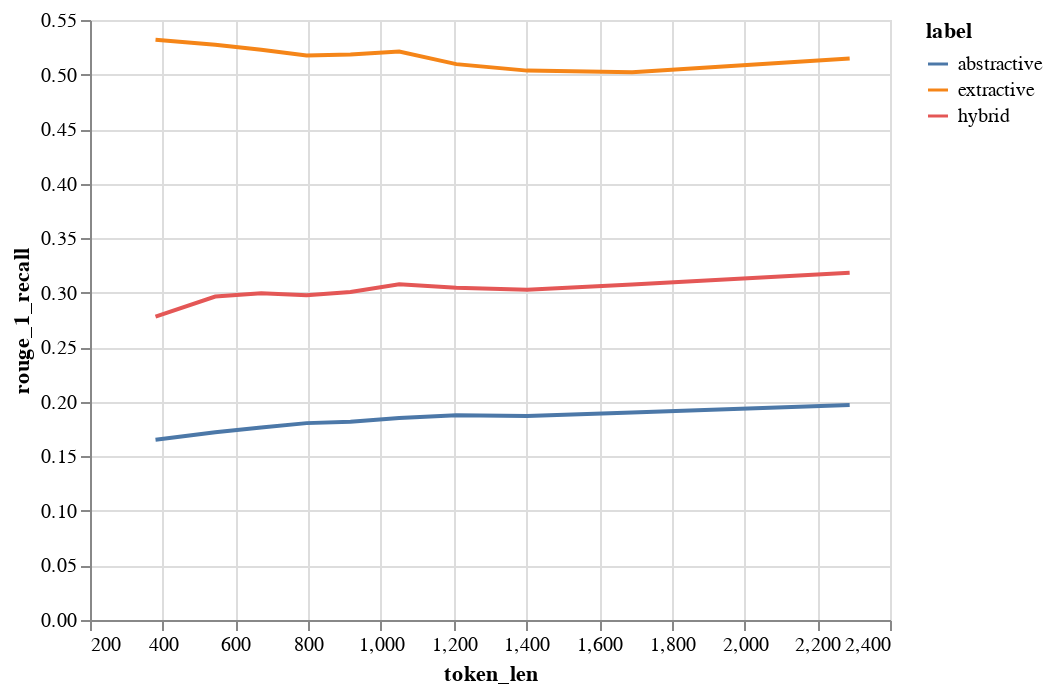

Here is the notebook cell this chart was saved with:
### Code cell
alt.Chart(binned_data).mark_line().encode(
    x='token_len',
    y='rouge_1_recall',
    color='label',
)

### Figure 1 — Vega-Lite specification as saved in the notebook (floating-point values rounded to 4 significant figures)
{"config": {"view": {"continuousWidth": 400, "continuousHeight": 300}}, "data": {"name": "data-87c9492c4b06ccd9bc080b772d51fe22"}, "mark": "line", "encoding": {"color": {"type": "nominal", "field": "label"}, "x": {"type": "quantitative", "field": "token_len"}, "y": {"type": "quantitative", "field": "rouge_1_recall"}}, "$schema": "https://vega.github.io/schema/vega-lite/v4.8.1.json", "datasets": {"data-87c9492c4b06ccd9bc080b772d51fe22": [{"token_bin": 0, "label": "abstractive", "doc_id": 6800.0, "char_len": 1383.0, "word_len": 259.2, "token_len": 380.2, "rouge_1_recall": 0.1653, "rouge_1_recall_cb": 0.1653, "rouge_1_recall_ce": 0.1653, "rouge_1_precision": 0.3795, "rouge_1_precision_cb": 0.3795, "rouge_1_precision_ce": 0.3795, "rouge_1_f_score": 0.224, "rouge_1_f_score_cb": 0.224, "rouge_1_f_score_ce": 0.224, "rouge_2_recall": 0.02516, "rouge_2_recall_cb": 0.02516, "rouge_2_recall_ce": 0.02516, "rouge_2_precision": 0.05936, "rouge_2_precision_cb": 0.05936, "rouge_2_precision_ce": 0.05936, "rouge_2_f_score": 0.03435, "rouge_2_f_score_cb": 0.03435, "rouge_2_f_score_ce": 0.03435, "rouge_l_recall": 0.1106, "rouge_l_recall_cb": 0.1106, "rouge_l_recall_ce": 0.1106, "rouge_l_precision": 0.2522, "rouge_l_precision_cb": 0.2522, "rouge_l_precision_ce": 0.2522, "rouge_l_f_score": 0.1495, "rouge_l_f_score_cb": 0.1495, "rouge_l_f_score_ce": 0.1495}, {"token_bin": 0, "label": "extractive", "doc_id": 6800.0, "char_len": 1383.0, "word_len": 259.2, "token_len": 380.2, "rouge_1_recall": 0.5319, "rouge_1_recall_cb": 0.5319, "rouge_1_recall_ce": 0.5319, "rouge_1_precision": 0.3126, "rouge_1_precision_cb": 0.3126, "rouge_1_precision_ce": 0.3126, "rouge_1_f_score": 0.3778, "rouge_1_f_score_cb": 0.3778, "rouge_1_f_score_ce": 0.3778, "rouge_2_recall": 0.2784, "rouge_2_recall_cb": 0.2784, "rouge_2_recall_ce": 0.2784, "rouge_2_precision": 0.1585, "rouge_2_precision_cb": 0.1585, "rouge_2_precision_ce": 0.1585, "rouge_2_f_score": 0.1931, "rouge_2_f_score_cb": 0.1931, "rouge_2_f_score_ce": 0.1931, "rouge_l_recall": 0.4739, "rouge_l_recall_cb": 0.4739, "rouge_l_recall_ce": 0.4739, "rouge_l_precision": 0.2761, "rouge_l_precision_cb": 0.2761, "rouge_l_precision_ce": 0.2761, "rouge_l_f_score": 0.3346, "rouge_l_f_score_cb": 0.3346, "rouge_l_f_score_ce": 0.3346}, {"token_bin": 0, "label": "hybrid", "doc_id": 6800.0, "char_len": 1383.0, "word_len": 259.2, "token_len": 380.2, "rouge_1_recall": 0.2782, "rouge_1_recall_cb": 0.2782, "rouge_1_recall_ce": 0.2782, "rouge_1_precision": 0.3615, "rouge_1_precision_cb": 0.3615, "rouge_1_precision_ce": 0.3615, "rouge_1_f_score": 0.2958, "rouge_1_f_score_cb": 0.2958, "rouge_1_f_score_ce": 0.2958, "rouge_2_recall": 0.07789, "rouge_2_recall_cb": 0.07789, "rouge_2_recall_ce": 0.07789, "rouge_2_precision": 0.09997, "rouge_2_precision_cb": 0.09997, "rouge_2_precision_ce": 0.09997, "rouge_2_f_score": 0.08156, "rouge_2_f_score_cb": 0.08156, "rouge_2_f_score_ce": 0.08156, "rouge_l_recall": 0.2111, "rouge_l_recall_cb": 0.2111, "rouge_l_recall_ce": 0.2111, "rouge_l_precision": 0.2705, "rouge_l_precision_cb": 0.2705, "rouge_l_precision_ce": 0.2705, "rouge_l_f_score": 0.2228, "rouge_l_f_score_cb": 0.2228, "rouge_l_f_score_ce": 0.2228}, {"token_bin": 1, "label": "abstractive", "doc_id": 6557.0, "char_len": 1983.0, "word_len": 375.7, "token_len": 544.5, "rouge_1_recall": 0.1722, "rouge_1_recall_cb": 0.1722, "rouge_1_recall_ce": 0.1722, "rouge_1_precision": 0.3656, "rouge_1_precision_cb": 0.3656, "rouge_1_precision_ce": 0.3656, "rouge_1_f_score": 0.228, "rouge_1_f_score_cb": 0.228, "rouge_1_f_score_ce": 0.228, "rouge_2_recall": 0.02291, "rouge_2_recall_cb": 0.02291, "rouge_2_recall_ce": 0.02291, "rouge_2_precision": 0.04863, "rouge_2_precision_cb": 0.04863, "rouge_2_precision_ce": 0.04863, "rouge_2_f_score": 0.03032, "rouge_2_f_score_cb": 0.03032, "rouge_2_f_score_ce": 0.03032, "rouge_l_recall": 0.1121, "rouge_l_recall_cb": 0.1121, "rouge_l_recall_ce": 0.1121, "rouge_l_precision": 0.2365, "rouge_l_precision_cb": 0.2365, "rouge_l_precision_ce": 0.2365, "rouge_l_f_score": 0.1481, "rouge_l_f_score_cb": 0.1481, "rouge_l_f_score_ce": 0.1481}, {"token_bin": 1, "label": "extractive", "doc_id": 6557.0, "char_len": 1983.0, "word_len": 375.7, "token_len": 544.5, "rouge_1_recall": 0.5274, "rouge_1_recall_cb": 0.5274, "rouge_1_recall_ce": 0.5274, "rouge_1_precision": 0.291, "rouge_1_precision_cb": 0.291, "rouge_1_precision_ce": 0.291, "rouge_1_f_score": 0.3612, "rouge_1_f_score_cb": 0.3612, "rouge_1_f_score_ce": 0.3612, "rouge_2_recall": 0.2672, "rouge_2_recall_cb": 0.2672, "rouge_2_recall_ce": 0.2672, "rouge_2_precision": 0.1409, "rouge_2_precision_cb": 0.1409, "rouge_2_precision_ce": 0.1409, "rouge_2_f_score": 0.1773, "rouge_2_f_score_cb": 0.1773, "rouge_2_f_score_ce": 0.1773, "rouge_l_recall": 0.4653, "rouge_l_recall_cb": 0.4653, "rouge_l_recall_ce": 0.4653, "rouge_l_precision": 0.2542, "rouge_l_precision_cb": 0.2542, "rouge_l_precision_ce": 0.2542, "rouge_l_f_score": 0.3166, "rouge_l_f_score_cb": 0.3166, "rouge_l_f_score_ce": 0.3166}, {"token_bin": 1, "label": "hybrid", "doc_id": 6557.0, "char_len": 1983.0, "word_len": 375.7, "token_len": 544.5, "rouge_1_recall": 0.2965, "rouge_1_recall_cb": 0.2965, "rouge_1_recall_ce": 0.2965, "rouge_1_precision": 0.3406, "rouge_1_precision_cb": 0.3406, "rouge_1_precision_ce": 0.3406, "rouge_1_f_score": 0.299, "rouge_1_f_score_cb": 0.299, "rouge_1_f_score_ce": 0.299, "rouge_2_recall": 0.08149, "rouge_2_recall_cb": 0.08149, "rouge_2_recall_ce": 0.08149, "rouge_2_precision": 0.08927, "rouge_2_precision_cb": 0.08927, "rouge_2_precision_ce": 0.08927, "rouge_2_f_score": 0.07993, "rouge_2_f_score_cb": 0.07993, "rouge_2_f_score_ce": 0.07993, "rouge_l_recall": 0.2247, "rouge_l_recall_cb": 0.2247, "rouge_l_recall_ce": 0.2247, "rouge_l_precision": 0.2541, "rouge_l_precision_cb": 0.2541, "rouge_l_precision_ce": 0.2541, "rouge_l_f_score": 0.2246, "rouge_l_f_score_cb": 0.2246, "rouge_l_f_score_ce": 0.2246}, {"token_bin": 2, "label": "abstractive", "doc_id": 6761.0, "char_len": 2456.0, "word_len": 465.3, "token_len": 670.8, "rouge_1_recall": 0.1764, "rouge_1_recall_cb": 0.1764, "rouge_1_recall_ce": 0.1764, "rouge_1_precision": 0.3597, "rouge_1_precision_cb": 0.3597, "rouge_1_precision_ce": 0.3597, "rouge_1_f_score": 0.2301, "rouge_1_f_score_cb": 0.2301, "rouge_1_f_score_ce": 0.2301, "rouge_2_recall": 0.02203, "rouge_2_recall_cb": 0.02203, "rouge_2_recall_ce": 0.02203, "rouge_2_precision": 0.04474, "rouge_2_precision_cb": 0.04474, "rouge_2_precision_ce": 0.04474, "rouge_2_f_score": 0.02871, "rouge_2_f_score_cb": 0.02871, "rouge_2_f_score_ce": 0.02871, "rouge_l_recall": 0.114, "rouge_l_recall_cb": 0.114, "rouge_l_recall_ce": 0.114, "rouge_l_precision": 0.2313, "rouge_l_precision_cb": 0.2313, "rouge_l_precision_ce": 0.2313, "rouge_l_f_score": 0.1484, "rouge_l_f_score_cb": 0.1484, "rouge_l_f_score_ce": 0.1484}, {"token_bin": 2, "label": "extractive", "doc_id": 6761.0, "char_len": 2456.0, "word_len": 465.3, "token_len": 670.8, "rouge_1_recall": 0.5227, "rouge_1_recall_cb": 0.5227, "rouge_1_recall_ce": 0.5227, "rouge_1_precision": 0.2745, "rouge_1_precision_cb": 0.2745, "rouge_1_precision_ce": 0.2745, "rouge_1_f_score": 0.3459, "rouge_1_f_score_cb": 0.3459, "rouge_1_f_score_ce": 0.3459, "rouge_2_recall": 0.2623, "rouge_2_recall_cb": 0.2623, "rouge_2_recall_ce": 0.2623, "rouge_2_precision": 0.1301, "rouge_2_precision_cb": 0.1301, "rouge_2_precision_ce": 0.1301, "rouge_2_f_score": 0.167, "rouge_2_f_score_cb": 0.167, "rouge_2_f_score_ce": 0.167, "rouge_l_recall": 0.4658, "rouge_l_recall_cb": 0.4658, "rouge_l_recall_ce": 0.4658, "rouge_l_precision": 0.242, "rouge_l_precision_cb": 0.242, "rouge_l_precision_ce": 0.242, "rouge_l_f_score": 0.306, "rouge_l_f_score_cb": 0.306, "rouge_l_f_score_ce": 0.306}, {"token_bin": 2, "label": "hybrid", "doc_id": 6761.0, "char_len": 2456.0, "word_len": 465.3, "token_len": 670.8, "rouge_1_recall": 0.2995, "rouge_1_recall_cb": 0.2995, "rouge_1_recall_ce": 0.2995, "rouge_1_precision": 0.3235, "rouge_1_precision_cb": 0.3235, "rouge_1_precision_ce": 0.3235, "rouge_1_f_score": 0.2925, "rouge_1_f_score_cb": 0.2925, "rouge_1_f_score_ce": 0.2925, "rouge_2_recall": 0.08059, "rouge_2_recall_cb": 0.08059, "rouge_2_recall_ce": 0.08059, "rouge_2_precision": 0.08287, "rouge_2_precision_cb": 0.08287, "rouge_2_precision_ce": 0.08287, "rouge_2_f_score": 0.07646, "rouge_2_f_score_cb": 0.07646, "rouge_2_f_score_ce": 0.07646, "rouge_l_recall": 0.2283, "rouge_l_recall_cb": 0.2283, "rouge_l_recall_ce": 0.2283, "rouge_l_precision": 0.2432, "rouge_l_precision_cb": 0.2432, "rouge_l_precision_ce": 0.2432, "rouge_l_f_score": 0.2212, "rouge_l_f_score_cb": 0.2212, "rouge_l_f_score_ce": 0.2212}, {"token_bin": 3, "label": "abstractive", "doc_id": 6560.0, "char_len": 2921.0, "word_len": 555.4, "token_len": 795.6, "rouge_1_recall": 0.1805, "rouge_1_recall_cb": 0.1805, "rouge_1_recall_ce": 0.1805, "rouge_1_precision": 0.3569, "rouge_1_precision_cb": 0.3569, "rouge_1_precision_ce": 0.3569, "rouge_1_f_score": 0.2332, "rouge_1_f_score_cb": 0.2332, "rouge_1_f_score_ce": 0.2332, "rouge_2_recall": 0.02182, "rouge_2_recall_cb": 0.02182, "rouge_2_recall_ce": 0.02182, "rouge_2_precision": 0.04306, "rouge_2_precision_cb": 0.04306, "rouge_2_precision_ce": 0.04306, "rouge_2_f_score": 0.02814, "rouge_2_f_score_cb": 0.02814, "rouge_2_f_score_ce": 0.02814, "rouge_l_recall": 0.1156, "rouge_l_recall_cb": 0.1156, "rouge_l_recall_ce": 0.1156, "rouge_l_precision": 0.228, "rouge_l_precision_cb": 0.228, "rouge_l_precision_ce": 0.228, "rouge_l_f_score": 0.1493, "rouge_l_f_score_cb": 0.1493, "rouge_l_f_score_ce": 0.1493}, {"token_bin": 3, "label": "extractive", "doc_id": 6560.0, "char_len": 2921.0, "word_len": 555.4, "token_len": 795.6, "rouge_1_recall": 0.5175, "rouge_1_recall_cb": 0.5175, "rouge_1_recall_ce": 0.5175, "rouge_1_precision": 0.2647, "rouge_1_precision_cb": 0.2647, "rouge_1_precision_ce": 0.2647, "rouge_1_f_score": 0.3361, "rouge_1_f_score_cb": 0.3361, "rouge_1_f_score_ce": 0.3361, "rouge_2_recall": 0.2502, "rouge_2_recall_cb": 0.2502, "rouge_2_recall_ce": 0.2502, "rouge_2_precision": 0.1218, "rouge_2_precision_cb": 0.1218, "rouge_2_precision_ce": 0.1218, "rouge_2_f_score": 0.1567, "rouge_2_f_score_cb": 0.1567, "rouge_2_f_score_ce": 0.1567, "rouge_l_recall": 0.4599, "rouge_l_recall_cb": 0.4599, "rouge_l_recall_ce": 0.4599, "rouge_l_precision": 0.233, "rouge_l_precision_cb": 0.233, "rouge_l_precision_ce": 0.233, "rouge_l_f_score": 0.2967, "rouge_l_f_score_cb": 0.2967, "rouge_l_f_score_ce": 0.2967}, {"token_bin": 3, "label": "hybrid", "doc_id": 6560.0, "char_len": 2921.0, "word_len": 555.4, "token_len": 795.6, "rouge_1_recall": 0.2976, "rouge_1_recall_cb": 0.2976, "rouge_1_recall_ce": 0.2976, "rouge_1_precision": 0.3164, "rouge_1_precision_cb": 0.3164, "rouge_1_precision_ce": 0.3164, "rouge_1_f_score": 0.2889, "rouge_1_f_score_cb": 0.2889, "rouge_1_f_score_ce": 0.2889, "rouge_2_recall": 0.07606, "rouge_2_recall_cb": 0.07606, "rouge_2_recall_ce": 0.07606, "rouge_2_precision": 0.07681, "rouge_2_precision_cb": 0.07681, "rouge_2_precision_ce": 0.07681, "rouge_2_f_score": 0.07159, "rouge_2_f_score_cb": 0.07159, "rouge_2_f_score_ce": 0.07159, "rouge_l_recall": 0.2249, "rouge_l_recall_cb": 0.2249, "rouge_l_recall_ce": 0.2249, "rouge_l_precision": 0.2352, "rouge_l_precision_cb": 0.2352, "rouge_l_precision_ce": 0.2352, "rouge_l_f_score": 0.2162, "rouge_l_f_score_cb": 0.2162, "rouge_l_f_score_ce": 0.2162}, {"token_bin": 4, "label": "abstractive", "doc_id": 6597.0, "char_len": 3356.0, "word_len": 638.1, "token_len": 916.3, "rouge_1_recall": 0.1817, "rouge_1_recall_cb": 0.1817, "rouge_1_recall_ce": 0.1817, "rouge_1_precision": 0.3548, "rouge_1_precision_cb": 0.3548, "rouge_1_precision_ce": 0.3548, "rouge_1_f_score": 0.2339, "rouge_1_f_score_cb": 0.2339, "rouge_1_f_score_ce": 0.2339, "rouge_2_recall": 0.0216, "rouge_2_recall_cb": 0.0216, "rouge_2_recall_ce": 0.0216, "rouge_2_precision": 0.04205, "rouge_2_precision_cb": 0.04205, "rouge_2_precision_ce": 0.04205, "rouge_2_f_score": 0.02777, "rouge_2_f_score_cb": 0.02777, "rouge_2_f_score_ce": 0.02777, "rouge_l_recall": 0.1162, "rouge_l_recall_cb": 0.1162, "rouge_l_recall_ce": 0.1162, "rouge_l_precision": 0.2265, "rouge_l_precision_cb": 0.2265, "rouge_l_precision_ce": 0.2265, "rouge_l_f_score": 0.1496, "rouge_l_f_score_cb": 0.1496, "rouge_l_f_score_ce": 0.1496}, {"token_bin": 4, "label": "extractive", "doc_id": 6597.0, "char_len": 3356.0, "word_len": 638.1, "token_len": 916.3, "rouge_1_recall": 0.5184, "rouge_1_recall_cb": 0.5184, "rouge_1_recall_ce": 0.5184, "rouge_1_precision": 0.2605, "rouge_1_precision_cb": 0.2605, "rouge_1_precision_ce": 0.2605, "rouge_1_f_score": 0.3337, "rouge_1_f_score_cb": 0.3337, "rouge_1_f_score_ce": 0.3337, "rouge_2_recall": 0.2465, "rouge_2_recall_cb": 0.2465, "rouge_2_recall_ce": 0.2465, "rouge_2_precision": 0.117, "rouge_2_precision_cb": 0.117, "rouge_2_precision_ce": 0.117, "rouge_2_f_score": 0.1522, "rouge_2_f_score_cb": 0.1522, "rouge_2_f_score_ce": 0.1522, "rouge_l_recall": 0.4569, "rouge_l_recall_cb": 0.4569, "rouge_l_recall_ce": 0.4569, "rouge_l_precision": 0.2275, "rouge_l_precision_cb": 0.2275, "rouge_l_precision_ce": 0.2275, "rouge_l_f_score": 0.2922, "rouge_l_f_score_cb": 0.2922, "rouge_l_f_score_ce": 0.2922}, {"token_bin": 4, "label": "hybrid", "doc_id": 6597.0, "char_len": 3356.0, "word_len": 638.1, "token_len": 916.3, "rouge_1_recall": 0.3006, "rouge_1_recall_cb": 0.3006, "rouge_1_recall_ce": 0.3006, "rouge_1_precision": 0.3156, "rouge_1_precision_cb": 0.3156, "rouge_1_precision_ce": 0.3156, "rouge_1_f_score": 0.2902, "rouge_1_f_score_cb": 0.2902, "rouge_1_f_score_ce": 0.2902, "rouge_2_recall": 0.07548, "rouge_2_recall_cb": 0.07548, "rouge_2_recall_ce": 0.07548, "rouge_2_precision": 0.07504, "rouge_2_precision_cb": 0.07504, "rouge_2_precision_ce": 0.07504, "rouge_2_f_score": 0.07044, "rouge_2_f_score_cb": 0.07044, "rouge_2_f_score_ce": 0.07044, "rouge_l_recall": 0.2284, "rouge_l_recall_cb": 0.2284, "rouge_l_recall_ce": 0.2284, "rouge_l_precision": 0.2358, "rouge_l_precision_cb": 0.2358, "rouge_l_precision_ce": 0.2358, "rouge_l_f_score": 0.2184, "rouge_l_f_score_cb": 0.2184, "rouge_l_f_score_ce": 0.2184}, {"token_bin": 5, "label": "abstractive", "doc_id": 6752.0, "char_len": 3844.0, "word_len": 731.1, "token_len": 1050.0, "rouge_1_recall": 0.1852, "rouge_1_recall_cb": 0.1852, "rouge_1_recall_ce": 0.1852, "rouge_1_precision": 0.3529, "rouge_1_precision_cb": 0.3529, "rouge_1_precision_ce": 0.3529, "rouge_1_f_score": 0.2363, "rouge_1_f_score_cb": 0.2363, "rouge_1_f_score_ce": 0.2363, "rouge_2_recall": 0.02217, "rouge_2_recall_cb": 0.02217, "rouge_2_recall_ce": 0.02217, "rouge_2_precision": 0.04235, "rouge_2_precision_cb": 0.04235, "rouge_2_precision_ce": 0.04235, "rouge_2_f_score": 0.02828, "rouge_2_f_score_cb": 0.02828, "rouge_2_f_score_ce": 0.02828, "rouge_l_recall": 0.118, "rouge_l_recall_cb": 0.118, "rouge_l_recall_ce": 0.118, "rouge_l_precision": 0.2242, "rouge_l_precision_cb": 0.2242, "rouge_l_precision_ce": 0.2242, "rouge_l_f_score": 0.1504, "rouge_l_f_score_cb": 0.1504, "rouge_l_f_score_ce": 0.1504}, {"token_bin": 5, "label": "extractive", "doc_id": 6752.0, "char_len": 3844.0, "word_len": 731.1, "token_len": 1050.0, "rouge_1_recall": 0.5211, "rouge_1_recall_cb": 0.5211, "rouge_1_recall_ce": 0.5211, "rouge_1_precision": 0.2612, "rouge_1_precision_cb": 0.2612, "rouge_1_precision_ce": 0.2612, "rouge_1_f_score": 0.3346, "rouge_1_f_score_cb": 0.3346, "rouge_1_f_score_ce": 0.3346, "rouge_2_recall": 0.2569, "rouge_2_recall_cb": 0.2569, "rouge_2_recall_ce": 0.2569, "rouge_2_precision": 0.1228, "rouge_2_precision_cb": 0.1228, "rouge_2_precision_ce": 0.1228, "rouge_2_f_score": 0.1593, "rouge_2_f_score_cb": 0.1593, "rouge_2_f_score_ce": 0.1593, "rouge_l_recall": 0.4621, "rouge_l_recall_cb": 0.4621, "rouge_l_recall_ce": 0.4621, "rouge_l_precision": 0.2298, "rouge_l_precision_cb": 0.2298, "rouge_l_precision_ce": 0.2298, "rouge_l_f_score": 0.2951, "rouge_l_f_score_cb": 0.2951, "rouge_l_f_score_ce": 0.2951}, {"token_bin": 5, "label": "hybrid", "doc_id": 6752.0, "char_len": 3844.0, "word_len": 731.1, "token_len": 1050.0, "rouge_1_recall": 0.3078, "rouge_1_recall_cb": 0.3078, "rouge_1_recall_ce": 0.3078, "rouge_1_precision": 0.3119, "rouge_1_precision_cb": 0.3119, "rouge_1_precision_ce": 0.3119, "rouge_1_f_score": 0.292, "rouge_1_f_score_cb": 0.292, "rouge_1_f_score_ce": 0.292, "rouge_2_recall": 0.08023, "rouge_2_recall_cb": 0.08023, "rouge_2_recall_ce": 0.08023, "rouge_2_precision": 0.07624, "rouge_2_precision_cb": 0.07624, "rouge_2_precision_ce": 0.07624, "rouge_2_f_score": 0.07321, "rouge_2_f_score_cb": 0.07321, "rouge_2_f_score_ce": 0.07321, "rouge_l_recall": 0.2335, "rouge_l_recall_cb": 0.2335, "rouge_l_recall_ce": 0.2335, "rouge_l_precision": 0.2317, "rouge_l_precision_cb": 0.2317, "rouge_l_precision_ce": 0.2317, "rouge_l_f_score": 0.2188, "rouge_l_f_score_cb": 0.2188, "rouge_l_f_score_ce": 0.2188}, {"token_bin": 6, "label": "abstractive", "doc_id": 6693.0, "char_len": 4424.0, "word_len": 843.6, "token_len": 1207.0, "rouge_1_recall": 0.1876, "rouge_1_recall_cb": 0.1876, "rouge_1_recall_ce": 0.1876, "rouge_1_precision": 0.3488, "rouge_1_precision_cb": 0.3488, "rouge_1_precision_ce": 0.3488, "rouge_1_f_score": 0.237, "rouge_1_f_score_cb": 0.237, "rouge_1_f_score_ce": 0.237, "rouge_2_recall": 0.02174, "rouge_2_recall_cb": 0.02174, "rouge_2_recall_ce": 0.02174, "rouge_2_precision": 0.03986, "rouge_2_precision_cb": 0.03986, "rouge_2_precision_ce": 0.03986, "rouge_2_f_score": 0.02734, "rouge_2_f_score_cb": 0.02734, "rouge_2_f_score_ce": 0.02734, "rouge_l_recall": 0.1182, "rouge_l_recall_cb": 0.1182, "rouge_l_recall_ce": 0.1182, "rouge_l_precision": 0.2189, "rouge_l_precision_cb": 0.2189, "rouge_l_precision_ce": 0.2189, "rouge_l_f_score": 0.1491, "rouge_l_f_score_cb": 0.1491, "rouge_l_f_score_ce": 0.1491}, {"token_bin": 6, "label": "extractive", "doc_id": 6693.0, "char_len": 4424.0, "word_len": 843.6, "token_len": 1207.0, "rouge_1_recall": 0.5095, "rouge_1_recall_cb": 0.5095, "rouge_1_recall_ce": 0.5095, "rouge_1_precision": 0.2509, "rouge_1_precision_cb": 0.2509, "rouge_1_precision_ce": 0.2509, "rouge_1_f_score": 0.3217, "rouge_1_f_score_cb": 0.3217, "rouge_1_f_score_ce": 0.3217, "rouge_2_recall": 0.2319, "rouge_2_recall_cb": 0.2319, "rouge_2_recall_ce": 0.2319, "rouge_2_precision": 0.1088, "rouge_2_precision_cb": 0.1088, "rouge_2_precision_ce": 0.1088, "rouge_2_f_score": 0.1413, "rouge_2_f_score_cb": 0.1413, "rouge_2_f_score_ce": 0.1413, "rouge_l_recall": 0.4466, "rouge_l_recall_cb": 0.4466, "rouge_l_recall_ce": 0.4466, "rouge_l_precision": 0.2173, "rouge_l_precision_cb": 0.2173, "rouge_l_precision_ce": 0.2173, "rouge_l_f_score": 0.2797, "rouge_l_f_score_cb": 0.2797, "rouge_l_f_score_ce": 0.2797}, {"token_bin": 6, "label": "hybrid", "doc_id": 6693.0, "char_len": 4424.0, "word_len": 843.6, "token_len": 1207.0, "rouge_1_recall": 0.3046, "rouge_1_recall_cb": 0.3046, "rouge_1_recall_ce": 0.3046, "rouge_1_precision": 0.3014, "rouge_1_precision_cb": 0.3014, "rouge_1_precision_ce": 0.3014, "rouge_1_f_score": 0.2837, "rouge_1_f_score_cb": 0.2837, "rouge_1_f_score_ce": 0.2837, "rouge_2_recall": 0.07312, "rouge_2_recall_cb": 0.07312, "rouge_2_recall_ce": 0.07312, "rouge_2_precision": 0.0682, "rouge_2_precision_cb": 0.0682, "rouge_2_precision_ce": 0.0682, "rouge_2_f_score": 0.06579, "rouge_2_f_score_cb": 0.06579, "rouge_2_f_score_ce": 0.06579, "rouge_l_recall": 0.2299, "rouge_l_recall_cb": 0.2299, "rouge_l_recall_ce": 0.2299, "rouge_l_precision": 0.2235, "rouge_l_precision_cb": 0.2235, "rouge_l_precision_ce": 0.2235, "rouge_l_f_score": 0.2119, "rouge_l_f_score_cb": 0.2119, "rouge_l_f_score_ce": 0.2119}, {"token_bin": 7, "label": "abstractive", "doc_id": 6627.0, "char_len": 5122.0, "word_len": 976.3, "token_len": 1402.0, "rouge_1_recall": 0.187, "rouge_1_recall_cb": 0.187, "rouge_1_recall_ce": 0.187, "rouge_1_precision": 0.3373, "rouge_1_precision_cb": 0.3373, "rouge_1_precision_ce": 0.3373, "rouge_1_f_score": 0.233, "rouge_1_f_score_cb": 0.233, "rouge_1_f_score_ce": 0.233, "rouge_2_recall": 0.02064, "rouge_2_recall_cb": 0.02064, "rouge_2_recall_ce": 0.02064, "rouge_2_precision": 0.03686, "rouge_2_precision_cb": 0.03686, "rouge_2_precision_ce": 0.03686, "rouge_2_f_score": 0.02559, "rouge_2_f_score_cb": 0.02559, "rouge_2_f_score_ce": 0.02559, "rouge_l_recall": 0.1197, "rouge_l_recall_cb": 0.1197, "rouge_l_recall_ce": 0.1197, "rouge_l_precision": 0.216, "rouge_l_precision_cb": 0.216, "rouge_l_precision_ce": 0.216, "rouge_l_f_score": 0.1492, "rouge_l_f_score_cb": 0.1492, "rouge_l_f_score_ce": 0.1492}, {"token_bin": 7, "label": "extractive", "doc_id": 6627.0, "char_len": 5122.0, "word_len": 976.3, "token_len": 1402.0, "rouge_1_recall": 0.5036, "rouge_1_recall_cb": 0.5036, "rouge_1_recall_ce": 0.5036, "rouge_1_precision": 0.2413, "rouge_1_precision_cb": 0.2413, "rouge_1_precision_ce": 0.2413, "rouge_1_f_score": 0.3117, "rouge_1_f_score_cb": 0.3117, "rouge_1_f_score_ce": 0.3117, "rouge_2_recall": 0.2262, "rouge_2_recall_cb": 0.2262, "rouge_2_recall_ce": 0.2262, "rouge_2_precision": 0.104, "rouge_2_precision_cb": 0.104, "rouge_2_precision_ce": 0.104, "rouge_2_f_score": 0.1357, "rouge_2_f_score_cb": 0.1357, "rouge_2_f_score_ce": 0.1357, "rouge_l_recall": 0.4415, "rouge_l_recall_cb": 0.4415, "rouge_l_recall_ce": 0.4415, "rouge_l_precision": 0.2094, "rouge_l_precision_cb": 0.2094, "rouge_l_precision_ce": 0.2094, "rouge_l_f_score": 0.2713, "rouge_l_f_score_cb": 0.2713, "rouge_l_f_score_ce": 0.2713}, {"token_bin": 7, "label": "hybrid", "doc_id": 6627.0, "char_len": 5122.0, "word_len": 976.3, "token_len": 1402.0, "rouge_1_recall": 0.3027, "rouge_1_recall_cb": 0.3027, "rouge_1_recall_ce": 0.3027, "rouge_1_precision": 0.2926, "rouge_1_precision_cb": 0.2926, "rouge_1_precision_ce": 0.2926, "rouge_1_f_score": 0.2789, "rouge_1_f_score_cb": 0.2789, "rouge_1_f_score_ce": 0.2789, "rouge_2_recall": 0.07081, "rouge_2_recall_cb": 0.07081, "rouge_2_recall_ce": 0.07081, "rouge_2_precision": 0.06395, "rouge_2_precision_cb": 0.06395, "rouge_2_precision_ce": 0.06395, "rouge_2_f_score": 0.06267, "rouge_2_f_score_cb": 0.06267, "rouge_2_f_score_ce": 0.06267, "rouge_l_recall": 0.2286, "rouge_l_recall_cb": 0.2286, "rouge_l_recall_ce": 0.2286, "rouge_l_precision": 0.2181, "rouge_l_precision_cb": 0.2181, "rouge_l_precision_ce": 0.2181, "rouge_l_f_score": 0.209, "rouge_l_f_score_cb": 0.209, "rouge_l_f_score_ce": 0.209}, {"token_bin": 8, "label": "abstractive", "doc_id": 6746.0, "char_len": 6133.0, "word_len": 1172.0, "token_len": 1691.0, "rouge_1_recall": 0.1903, "rouge_1_recall_cb": 0.1903, "rouge_1_recall_ce": 0.1903, "rouge_1_precision": 0.3324, "rouge_1_precision_cb": 0.3324, "rouge_1_precision_ce": 0.3324, "rouge_1_f_score": 0.2341, "rouge_1_f_score_cb": 0.2341, "rouge_1_f_score_ce": 0.2341, "rouge_2_recall": 0.02099, "rouge_2_recall_cb": 0.02099, "rouge_2_recall_ce": 0.02099, "rouge_2_precision": 0.03631, "rouge_2_precision_cb": 0.03631, "rouge_2_precision_ce": 0.03631, "rouge_2_f_score": 0.02569, "rouge_2_f_score_cb": 0.02569, "rouge_2_f_score_ce": 0.02569, "rouge_l_recall": 0.1204, "rouge_l_recall_cb": 0.1204, "rouge_l_recall_ce": 0.1204, "rouge_l_precision": 0.2096, "rouge_l_precision_cb": 0.2096, "rouge_l_precision_ce": 0.2096, "rouge_l_f_score": 0.1479, "rouge_l_f_score_cb": 0.1479, "rouge_l_f_score_ce": 0.1479}, {"token_bin": 8, "label": "extractive", "doc_id": 6746.0, "char_len": 6133.0, "word_len": 1172.0, "token_len": 1691.0, "rouge_1_recall": 0.502, "rouge_1_recall_cb": 0.502, "rouge_1_recall_ce": 0.502, "rouge_1_precision": 0.2286, "rouge_1_precision_cb": 0.2286, "rouge_1_precision_ce": 0.2286, "rouge_1_f_score": 0.3006, "rouge_1_f_score_cb": 0.3006, "rouge_1_f_score_ce": 0.3006, "rouge_2_recall": 0.2264, "rouge_2_recall_cb": 0.2264, "rouge_2_recall_ce": 0.2264, "rouge_2_precision": 0.09766, "rouge_2_precision_cb": 0.09766, "rouge_2_precision_ce": 0.09766, "rouge_2_f_score": 0.1306, "rouge_2_f_score_cb": 0.1306, "rouge_2_f_score_ce": 0.1306, "rouge_l_recall": 0.4433, "rouge_l_recall_cb": 0.4433, "rouge_l_recall_ce": 0.4433, "rouge_l_precision": 0.1996, "rouge_l_precision_cb": 0.1996, "rouge_l_precision_ce": 0.1996, "rouge_l_f_score": 0.2634, "rouge_l_f_score_cb": 0.2634, "rouge_l_f_score_ce": 0.2634}, {"token_bin": 8, "label": "hybrid", "doc_id": 6746.0, "char_len": 6133.0, "word_len": 1172.0, "token_len": 1691.0, "rouge_1_recall": 0.3075, "rouge_1_recall_cb": 0.3075, "rouge_1_recall_ce": 0.3075, "rouge_1_precision": 0.2811, "rouge_1_precision_cb": 0.2811, "rouge_1_precision_ce": 0.2811, "rouge_1_f_score": 0.2757, "rouge_1_f_score_cb": 0.2757, "rouge_1_f_score_ce": 0.2757, "rouge_2_recall": 0.07061, "rouge_2_recall_cb": 0.07061, "rouge_2_recall_ce": 0.07061, "rouge_2_precision": 0.06033, "rouge_2_precision_cb": 0.06033, "rouge_2_precision_ce": 0.06033, "rouge_2_f_score": 0.06094, "rouge_2_f_score_cb": 0.06094, "rouge_2_f_score_ce": 0.06094, "rouge_l_recall": 0.2305, "rouge_l_recall_cb": 0.2305, "rouge_l_recall_ce": 0.2305, "rouge_l_precision": 0.2068, "rouge_l_precision_cb": 0.2068, "rouge_l_precision_ce": 0.2068, "rouge_l_f_score": 0.2043, "rouge_l_f_score_cb": 0.2043, "rouge_l_f_score_ce": 0.2043}, {"token_bin": 9, "label": "abstractive", "doc_id": 6740.0, "char_len": 8200.0, "word_len": 1574.0, "token_len": 2289.0, "rouge_1_recall": 0.197, "rouge_1_recall_cb": 0.197, "rouge_1_recall_ce": 0.197, "rouge_1_precision": 0.3122, "rouge_1_precision_cb": 0.3122, "rouge_1_precision_ce": 0.3122, "rouge_1_f_score": 0.2324, "rouge_1_f_score_cb": 0.2324, "rouge_1_f_score_ce": 0.2324, "rouge_2_recall": 0.02106, "rouge_2_recall_cb": 0.02106, "rouge_2_recall_ce": 0.02106, "rouge_2_precision": 0.0326, "rouge_2_precision_cb": 0.0326, "rouge_2_precision_ce": 0.0326, "rouge_2_f_score": 0.02461, "rouge_2_f_score_cb": 0.02461, "rouge_2_f_score_ce": 0.02461, "rouge_l_recall": 0.1262, "rouge_l_recall_cb": 0.1262, "rouge_l_recall_ce": 0.1262, "rouge_l_precision": 0.1997, "rouge_l_precision_cb": 0.1997, "rouge_l_precision_ce": 0.1997, "rouge_l_f_score": 0.1487, "rouge_l_f_score_cb": 0.1487, "rouge_l_f_score_ce": 0.1487}, {"token_bin": 9, "label": "extractive", "doc_id": 6740.0, "char_len": 8200.0, "word_len": 1574.0, "token_len": 2289.0, "rouge_1_recall": 0.5147, "rouge_1_recall_cb": 0.5147, "rouge_1_recall_ce": 0.5147, "rouge_1_precision": 0.2121, "rouge_1_precision_cb": 0.2121, "rouge_1_precision_ce": 0.2121, "rouge_1_f_score": 0.2873, "rouge_1_f_score_cb": 0.2873, "rouge_1_f_score_ce": 0.2873, "rouge_2_recall": 0.2286, "rouge_2_recall_cb": 0.2286, "rouge_2_recall_ce": 0.2286, "rouge_2_precision": 0.0882, "rouge_2_precision_cb": 0.0882, "rouge_2_precision_ce": 0.0882, "rouge_2_f_score": 0.122, "rouge_2_f_score_cb": 0.122, "rouge_2_f_score_ce": 0.122, "rouge_l_recall": 0.45, "rouge_l_recall_cb": 0.45, "rouge_l_recall_ce": 0.45, "rouge_l_precision": 0.1832, "rouge_l_precision_cb": 0.1832, "rouge_l_precision_ce": 0.1832, "rouge_l_f_score": 0.2491, "rouge_l_f_score_cb": 0.2491, "rouge_l_f_score_ce": 0.2491}, {"token_bin": 9, "label": "hybrid", "doc_id": 6740.0, "char_len": 8200.0, "word_len": 1574.0, "token_len": 2289.0, "rouge_1_recall": 0.3183, "rouge_1_recall_cb": 0.3183, "rouge_1_recall_ce": 0.3183, "rouge_1_precision": 0.2728, "rouge_1_precision_cb": 0.2728, "rouge_1_precision_ce": 0.2728, "rouge_1_f_score": 0.2745, "rouge_1_f_score_cb": 0.2745, "rouge_1_f_score_ce": 0.2745, "rouge_2_recall": 0.07251, "rouge_2_recall_cb": 0.07251, "rouge_2_recall_ce": 0.07251, "rouge_2_precision": 0.05736, "rouge_2_precision_cb": 0.05736, "rouge_2_precision_ce": 0.05736, "rouge_2_f_score": 0.05966, "rouge_2_f_score_cb": 0.05966, "rouge_2_f_score_ce": 0.05966, "rouge_l_recall": 0.2381, "rouge_l_recall_cb": 0.2381, "rouge_l_recall_ce": 0.2381, "rouge_l_precision": 0.2004, "rouge_l_precision_cb": 0.2004, "rouge_l_precision_ce": 0.2004, "rouge_l_f_score": 0.2029, "rouge_l_f_score_cb": 0.2029, "rouge_l_f_score_ce": 0.2029}]}}
